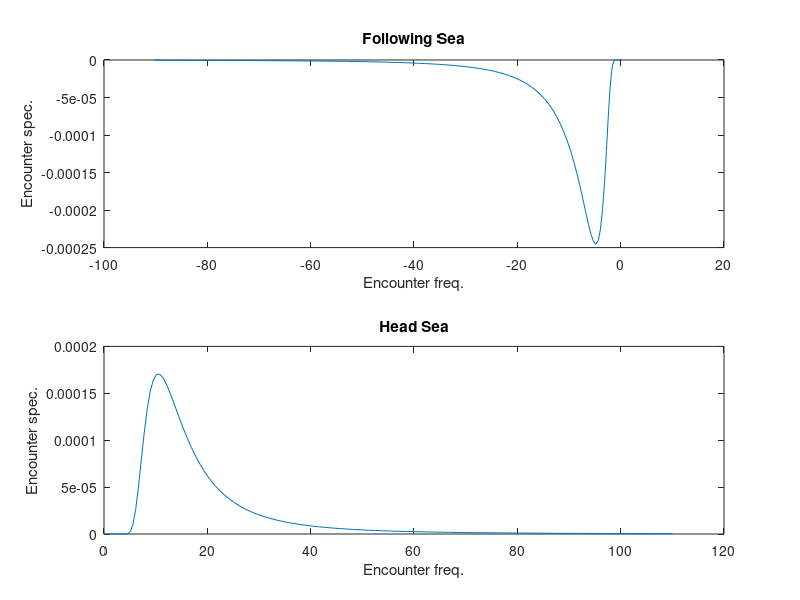

The MATLAB source for this figure:
w = 0.01:0.1:10;
V = 10;
u = 3;
g = 9.81;
% encounter freq
% for following sea, beta = 0deg
few = w - (w .^ 2 .* V ./ g);
% for head sea, beta = 180deg
hew = w + (w .^ 2 .* V ./ g);

% Pierson Moskowitz Spectrum
PMspectrum = @(w, u, g) ((0.0081 * g^2) ./ (w.^5))  .* exp(-0.74 .* (g ./(w .* u)).^4);
% encounter spectrum
%for following sea, beta = 0deg
fes = PMspectrum(w, u, g) ./ (1 - (2 .* w .* V ./ g));

%for head sea, beta = 180deg
hes = PMspectrum(w, u, g) ./ (1 + (2 .* w .* V ./ g));

subplot(2,1,1)
plot(few, fes)
title("Following Sea")
xlabel("Encounter freq.")
ylabel("Encounter spec.")

subplot(2,1,2)
plot(hew, hes)
title("Head Sea")
xlabel("Encounter freq.")
ylabel("Encounter spec.")
